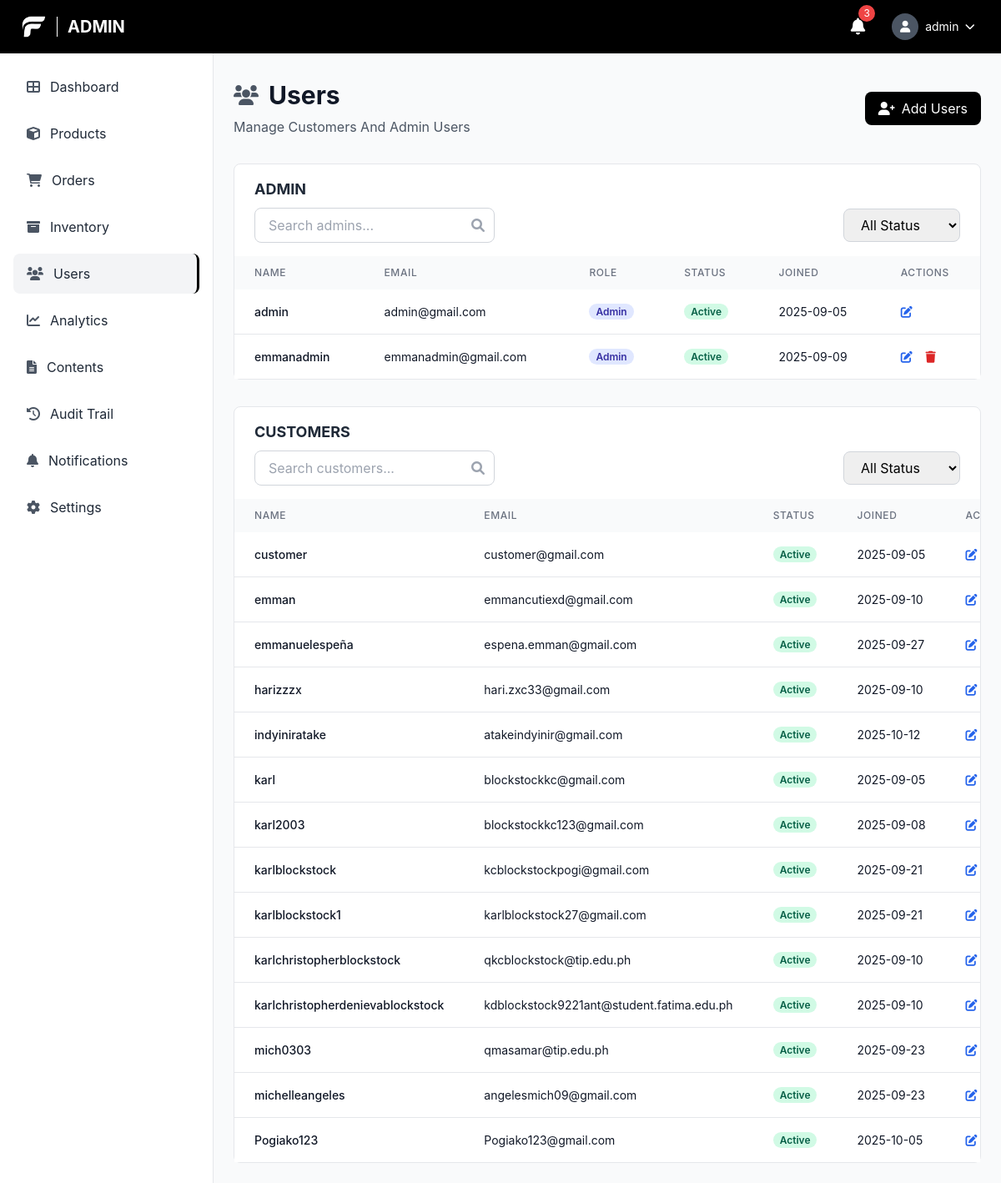
/admin/users.php (signed in), run on the app's committed database.
### tables this page shows
CREATE TABLE `users` (
  `user_id` bigint(20) UNSIGNED NOT NULL,
  `username` varchar(100) NOT NULL,
  `email` varchar(150) NOT NULL,
  `phone` varchar(20) DEFAULT NULL,
  `date_of_birth` date DEFAULT NULL,
  `address` varchar(255) DEFAULT NULL,
  `password_hash` varchar(255) DEFAULT NULL,
  `google_id` varchar(255) DEFAULT NULL,
  `role` enum('admin','manager','staff','customer') NOT NULL DEFAULT 'customer',
  `status` enum('active','inactive','suspended') NOT NULL DEFAULT 'active',
  `created_at` timestamp NOT NULL DEFAULT current_timestamp(),
  `updated_at` timestamp NOT NULL DEFAULT current_timestamp() ON UPDATE current_timestamp(),
  `last_login` timestamp NULL DEFAULT NULL,
  `first_name` varchar(100) DEFAULT NULL,
  `last_name` varchar(100) DEFAULT NULL,
  `profile_picture` varchar(255) DEFAULT NULL,
  `otp` varchar(6) DEFAULT NULL,
  `otp_expiry` datetime DEFAULT NULL
);

### admin/users.php (the view, shortened to what this page needs)
<?php
$pdo = getDBConnection();
$isAdmin = isset($_SESSION['role']) && $_SESSION['role'] === 'admin';
$adminSearch = $_GET['admin_search'] ?? '';
$adminStatus = $_GET['admin_status'] ?? '';
$customerSearch = $_GET['customer_search'] ?? '';
$customerStatus = $_GET['customer_status'] ?? '';
$adminConds = ["role IN ('admin','manager','staff')"];
$adminParams = [];
$adminWhere = 'WHERE ' . implode(' AND ', $adminConds);
$adminSql = "SELECT user_id, username, email, role, status, created_at FROM users $adminWhere ORDER BY FIELD(role,'admin','manager','staff'), username";
$adminStmt = $pdo->prepare($adminSql);
$adminStmt->execute($adminParams);
$admins = $adminStmt->fetchAll();
$custConds = ["role = 'customer'"];
$custParams = [];
$custWhere = 'WHERE ' . implode(' AND ', $custConds);
$custSql = "SELECT user_id, username, email, role, status, created_at FROM users $custWhere ORDER BY username";
$custStmt = $pdo->prepare($custSql);
$custStmt->execute($custParams);
$customers = $custStmt->fetchAll();
?>
<!DOCTYPE html>
<html lang="en">
<head>
    <script src="https://cdn.tailwindcss.com"></script>
    <link href="https://cdnjs.cloudflare.com/ajax/libs/font-awesome/6.0.0/css/all.min.css" rel="stylesheet">
    <link rel="stylesheet" href="../css/style.css">
</head>
<body class="font-body bg-gray-50">
    <header class="bg-black text-white fixed top-0 left-0 right-0 z-50 h-16 flex items-center justify-between px-6">
        <div class="flex items-center space-x-3">
            <img src="../img/LOGO-Fitfuel.png" alt="FitFuel Logo" class="w-8 h-8 object-contain">
            <h1 class="text-xl font-bold uppercase">Admin</h1>
        </div>
        <div class="flex items-center space-x-4">
            <button class="p-2 hover:bg-gray-800 rounded-lg transition-colors relative">
                <i class="fas fa-bell text-xl"></i>
                <span class="absolute -top-1 -right-1 bg-red-500 text-white text-xs rounded-full h-5 w-5 flex items-center justify-center">3</span>
            </button>
            <div class="relative">
                <button onclick="toggleUserMenu()" class="flex items-center space-x-2 p-2 hover:bg-gray-800 rounded-lg transition-colors">
                    <div class="w-8 h-8 bg-gray-600 rounded-full flex items-center justify-center">
                        <i class="fas fa-user text-white text-sm"></i>
                    </div>
                    <span class="hidden md:block text-sm"><?php echo htmlspecialchars($_SESSION['username'] ?? 'Admin'); ?></span>
                    <i class="fas fa-chevron-down text-xs"></i>
                </button>
            </div>
        </div>
    </header>
    <aside class="fixed left-0 top-16 bottom-0 w-64 bg-white border-r border-gray-200 overflow-y-auto">
        <nav class="p-4">
            <ul class="space-y-2">
                <li>
                    <a href="dashboard.php" class="sidebar-item flex items-center space-x-3 px-4 py-3 rounded-lg text-gray-800">
                        <i class="fas fa-th-large text-gray-600"></i>
                        <span>Dashboard</span>
                    </a>
                </li>
                <li>
                    <a href="product.php" class="sidebar-item flex items-center space-x-3 px-4 py-3 rounded-lg text-gray-800">
                        <i class="fas fa-cube text-gray-600"></i>
                        <span>Products</span>
                    </a>
                </li>
                <li>
                    <a href="orders.php" class="sidebar-item flex items-center space-x-3 px-4 py-3 rounded-lg text-gray-800">
                        <i class="fas fa-shopping-cart text-gray-600"></i>
                        <span>Orders</span>
                    </a>
                </li>
                <li>
                    <a href="inventory.php" class="sidebar-item flex items-center space-x-3 px-4 py-3 rounded-lg text-gray-800">
                        <i class="fas fa-archive text-gray-600"></i>
                        <span>Inventory</span>
                    </a>
                </li>
                <li>
                    <a href="users.php" class="sidebar-item active flex items-center space-x-3 px-4 py-3 rounded-lg text-gray-800">
                        <i class="fas fa-users text-gray-600"></i>
                        <span>Users</span>
                    </a>
                </li>
                <li>
                    <a href="analytics.php" class="sidebar-item flex items-center space-x-3 px-4 py-3 rounded-lg text-gray-800">
                        <i class="fas fa-chart-line text-gray-600"></i>
                        <span>Analytics</span>
                    </a>
                </li>
                <li>
                    <a href="content.php" class="sidebar-item flex items-center space-x-3 px-4 py-3 rounded-lg text-gray-800">
                        <i class="fas fa-file-alt text-gray-600"></i>
                        <span>Contents</span>
                    </a>
                </li>
                <li>
                    <a href="audit_logs.php" class="sidebar-item flex items-center space-x-3 px-4 py-3 rounded-lg text-gray-800">
                        <i class="fas fa-history text-gray-600"></i>
                        <span>Audit Trail</span>
                    </a>
                </li>
                <li>
                    <a href="#" class="sidebar-item flex items-center space-x-3 px-4 py-3 rounded-lg text-gray-800">
                        <i class="fas fa-bell text-gray-600"></i>
                        <span>Notifications</span>
                    </a>
                </li>
                <li>
                    <a href="#" class="sidebar-item flex items-center space-x-3 px-4 py-3 rounded-lg text-gray-800">
                        <i class="fas fa-cog text-gray-600"></i>
                        <span>Settings</span>
                    </a>
                </li>
            </ul>
        </nav>
    </aside>
    <main class="ml-64 pt-24 pb-6 px-6">
        <div class="mb-8">
            <div class="flex items-center justify-between">
                <div>
                    <div class="flex items-center space-x-3 mb-2"><i class="fas fa-users text-2xl text-gray-600"></i><h1 class="text-3xl font-bold text-gray-900">Users</h1></div>
                    <p class="text-gray-600">Manage Customers And Admin Users</p>
                </div>
                <?php if ($isAdmin): ?>
                <button onclick="openAddAdmin()" class="px-4 py-2 bg-black text-white rounded-lg"><i class="fas fa-user-plus mr-2"></i>Add Users</button>
                <?php endif; ?>
            </div>
        </div>
        <div class="bg-white rounded-lg border border-gray-200 mb-8">
            <div class="overflow-x-auto">
                <h3 class="text-lg font-bold text-gray-800 px-6 pt-4 pb-2">ADMIN</h3>
                <div class="flex flex-col lg:flex-row lg:items-center lg:justify-between gap-2 px-6 pb-4">
                    <div class="relative">
                        <input id="adminSearch" type="text" placeholder="Search admins..." class="w-full sm:w-72 pl-4 pr-10 py-2 rounded-lg border border-gray-300" value="<?php echo htmlspecialchars($adminSearch); ?>" onkeypress="if(event.key==='Enter') filterAdmin()">
                        <i class="fas fa-search absolute right-3 top-1/2 -translate-y-1/2 text-gray-400"></i>
                    </div>
                    <div>
                        <select id="adminStatus" class="px-4 py-2 rounded-lg border border-gray-300" onchange="filterAdmin()">
                            <option value="" <?php echo $adminStatus===''?'selected':''; ?>>All Status</option>
                        </select>
                    </div>
                </div>
                <table class="w-full">
                    <thead class="bg-gray-50"><tr>
                        <th class="px-6 py-3 text-left text-xs font-medium text-gray-500 uppercase tracking-wider">Name</th>
                        <th class="px-6 py-3 text-left text-xs font-medium text-gray-500 uppercase tracking-wider">Email</th>
                        <th class="px-6 py-3 text-left text-xs font-medium text-gray-500 uppercase tracking-wider">Role</th>
                        <th class="px-6 py-3 text-left text-xs font-medium text-gray-500 uppercase tracking-wider">Status</th>
                        <th class="px-6 py-3 text-left text-xs font-medium text-gray-500 uppercase tracking-wider">Joined</th>
                        <th class="px-6 py-3 text-left text-xs font-medium text-gray-500 uppercase tracking-wider">Actions</th>
                    </tr></thead>
                    <tbody class="bg-white divide-y divide-gray-200">
                    <?php if (empty($admins)): ?>
                        <tr><td colspan="6" class="px-6 py-12 text-center text-gray-500"><i class="fas fa-users text-4xl mb-4"></i><p>No admin/staff accounts</p></td></tr>
                    <?php else: foreach ($admins as $u): ?>
                        <tr class="hover:bg-gray-50">
                            <td class="px-6 py-4 whitespace-nowrap text-sm font-medium text-gray-900"><?php echo htmlspecialchars($u['username']); ?></td>
                            <td class="px-6 py-4 whitespace-nowrap text-sm text-gray-900"><?php echo htmlspecialchars($u['email']); ?></td>
                            <td class="px-6 py-4 whitespace-nowrap text-sm">
                                <?php if (in_array($u['role'], ['admin','manager','staff'])): ?>
                                    <span class="badge badge-admin"><?php echo htmlspecialchars(ucfirst($u['role'])); ?></span>
                                <?php else: ?>
                                    <span class="badge badge-customer">Customer</span>
                                <?php endif; ?>
                            </td>
                            <td class="px-6 py-4 whitespace-nowrap text-sm">
                                <?php if ($u['status'] === 'active'): ?>
                                    <span class="badge badge-active">Active</span>
                                <?php else: ?>
                                    <span class="badge badge-suspended"><?php echo htmlspecialchars(ucfirst($u['status'])); ?></span>
                                <?php endif; ?>
                            </td>
                            <td class="px-6 py-4 whitespace-nowrap text-sm text-gray-900"><?php echo date('Y-m-d', strtotime($u['created_at'])); ?></td>
                            <td class="px-6 py-4 whitespace-nowrap text-sm font-medium">
                                <button class="text-blue-600 hover:text-blue-900" onclick="openEdit(<?php echo $u['user_id']; ?>,'<?php echo htmlspecialchars($u['username'], ENT_QUOTES); ?>','<?php echo htmlspecialchars($u['email'], ENT_QUOTES); ?>','<?php echo $u['role']; ?>','<?php echo $u['status']; ?>')"><i class="fas fa-edit"></i></button>
                                <?php if ($isAdmin && in_array($u['role'], ['admin','manager','staff']) && intval($u['user_id']) !== intval($_SESSION['user_id'])): ?>
                                <button class="text-red-600 hover:text-red-900 ml-3" onclick="confirmDelete(<?php echo $u['user_id']; ?>)"><i class="fas fa-trash"></i></button>
                                <?php endif; ?>
                            </td>
                        </tr>
                    <?php endforeach; endif; ?>
                    </tbody>
                </table>
            </div>
        </div>
        <div class="bg-white rounded-lg border border-gray-200">
            <div class="overflow-x-auto">
                <h3 class="text-lg font-bold text-gray-800 px-6 pt-4 pb-2">CUSTOMERS</h3>
                <div class="flex flex-col lg:flex-row lg:items-center lg:justify-between gap-2 px-6 pb-4">
                    <div class="relative">
                        <input id="customerSearch" type="text" placeholder="Search customers..." class="w-full sm:w-72 pl-4 pr-10 py-2 rounded-lg border border-gray-300" value="<?php echo htmlspecialchars($customerSearch); ?>" onkeypress="if(event.key==='Enter') filterCustomer()">
                        <i class="fas fa-search absolute right-3 top-1/2 -translate-y-1/2 text-gray-400"></i>
                    </div>
                    <div>
                        <select id="customerStatus" class="px-4 py-2 rounded-lg border border-gray-300" onchange="filterCustomer()">
                            <option value="" <?php echo $customerStatus===''?'selected':''; ?>>All Status</option>
                        </select>
                    </div>
                </div>
                <table class="w-full">
                    <thead class="bg-gray-50"><tr>
                        <th class="px-6 py-3 text-left text-xs font-medium text-gray-500 uppercase tracking-wider">Name</th>
                        <th class="px-6 py-3 text-left text-xs font-medium text-gray-500 uppercase tracking-wider">Email</th>
                        <th class="px-6 py-3 text-left text-xs font-medium text-gray-500 uppercase tracking-wider">Status</th>
                        <th class="px-6 py-3 text-left text-xs font-medium text-gray-500 uppercase tracking-wider">Joined</th>
                        <th class="px-6 py-3 text-left text-xs font-medium text-gray-500 uppercase tracking-wider">Actions</th>
                    </tr></thead>
                    <tbody class="bg-white divide-y divide-gray-200">
                    <?php if (empty($customers)): ?>
                        <tr><td colspan="5" class="px-6 py-12 text-center text-gray-500"><i class="fas fa-user text-4xl mb-4"></i><p>No customers found</p></td></tr>
                    <?php else: foreach ($customers as $u): ?>
                        <tr class="hover:bg-gray-50">
                            <td class="px-6 py-4 whitespace-nowrap text-sm font-medium text-gray-900"><?php echo htmlspecialchars($u['username']); ?></td>
                            <td class="px-6 py-4 whitespace-nowrap text-sm text-gray-900"><?php echo htmlspecialchars($u['email']); ?></td>
                            <td class="px-6 py-4 whitespace-nowrap text-sm">
                                <?php if ($u['status'] === 'active'): ?>
                                    <span class="badge badge-active">Active</span>
                                <?php else: ?>
                                    <span class="badge badge-suspended"><?php echo htmlspecialchars(ucfirst($u['status'])); ?></span>
                                <?php endif; ?>
                            </td>
                            <td class="px-6 py-4 whitespace-nowrap text-sm text-gray-900"><?php echo date('Y-m-d', strtotime($u['created_at'])); ?></td>
                            <td class="px-6 py-4 whitespace-nowrap text-sm font-medium">
                                <button class="text-blue-600 hover:text-blue-900" onclick="openEdit(<?php echo $u['user_id']; ?>,'<?php echo htmlspecialchars($u['username'], ENT_QUOTES); ?>','<?php echo htmlspecialchars($u['email'], ENT_QUOTES); ?>','customer','<?php echo $u['status']; ?>')"><i class="fas fa-edit"></i></button>
                            </td>
                        </tr>
                    <?php endforeach; endif; ?>
                    </tbody>
                </table>
            </div>
        </div>
    </main>
</body>
</html>

### data on the page
users: username "admin", email "admin@gmail.com", role "Admin", status "Active", created_at "2025-09-05"
users: username "emmanadmin", email "emmanadmin@gmail.com", role "Admin", status "Active", created_at "2025-09-09"
users: username "customer", email "customer@gmail.com", status "Active", created_at "2025-09-05"
users: username "emman", email "emmancutiexd@gmail.com", status "Active", created_at "2025-09-10"
users: username "emmanuelespeña", email "espena.emman@gmail.com", status "Active", created_at "2025-09-27"
users: username "harizzzx", email "hari.zxc33@gmail.com", status "Active", created_at "2025-09-10"
users: username "indyiniratake", email "atakeindyinir@gmail.com", status "Active", created_at "2025-10-12"
users: username "karl", email "blockstockkc@gmail.com", status "Active", created_at "2025-09-05"
users: username "karl2003", email "blockstockkc123@gmail.com", status "Active", created_at "2025-09-08"
users: username "karlblockstock", email "kcblockstockpogi@gmail.com", status "Active", created_at "2025-09-21"
users: username "karlblockstock1", email "karlblockstock27@gmail.com", status "Active", created_at "2025-09-21"
users: username "karlchristopherblockstock", email "qkcblockstock@tip.edu.ph", status "Active", created_at "2025-09-10"
users: username "karlchristopherdenievablockstock", email "kdblockstock9221ant@student.fatima.edu.ph", status "Active", created_at "2025-09-10"
users: username "mich0303", email "qmasamar@tip.edu.ph", status "Active", created_at "2025-09-23"
users: username "michelleangeles", email "angelesmich09@gmail.com", status "Active", created_at "2025-09-23"
users: username "Pogiako123", email "Pogiako123@gmail.com", status "Active", created_at "2025-10-05"

### other printed values
$_SESSION['username'] "admin"
